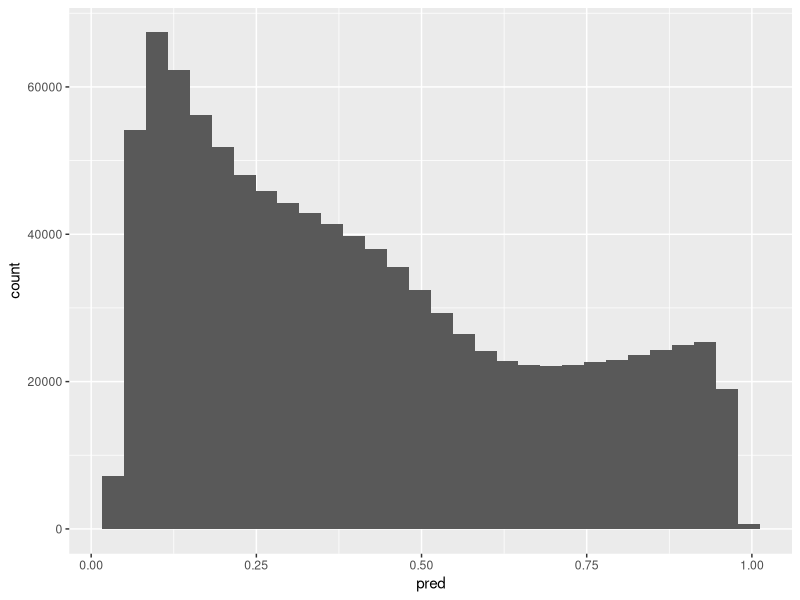

The R script that drew this image:
library(tidyverse)

sample_size = 1000000

df <- data.frame(
  gender = sample(0:1,sample_size,TRUE),
  felony_convictions = sample(0:2,sample_size,TRUE),
  age = sample(18:92,sample_size,TRUE),
  offender_class = sample(1:15,sample_size,TRUE),
  time_served = sample(0:672,sample_size,TRUE),
  previous_probation = sample(0:1,sample_size,TRUE),
  previous_parole = sample(0:1,sample_size,TRUE),
  total_sanctions = sample(0:34,sample_size,TRUE),
  total_violations = sample(0:63,sample_size,TRUE),
  current_probation = sample(0:1,sample_size,TRUE),
  ever_revoked = sample(0:1,sample_size,TRUE)
)

supervision_risk_model <- function(X) {
  logit <- function(X) {
    -0.020*X$gender + 
    0.002*X$felony_convictions + 
    -0.037*X$age + 
    0.000*X$age^2 + 
    0.020*X$offender_class + 
    0.001*X$time_served + 
    0.105*X$previous_probation + 
    -0.079*X$previous_parole + 
    -0.066*X$total_sanctions + 
    0.005*X$total_sanctions^2 + 
    0.008*X$total_violations + 
    -0.092*X$current_probation + 
    0.170*X$ever_revoked
  }
  risk <- exp(logit(X)) / (1 + exp(logit(X)))
  return(risk)
}

df$pred <- supervision_risk_model(df)

df %>%
  ggplot(aes(x = pred)) + 
  geom_histogram()

mean(df$pred)
median(df$pred)
sd(df$pred)